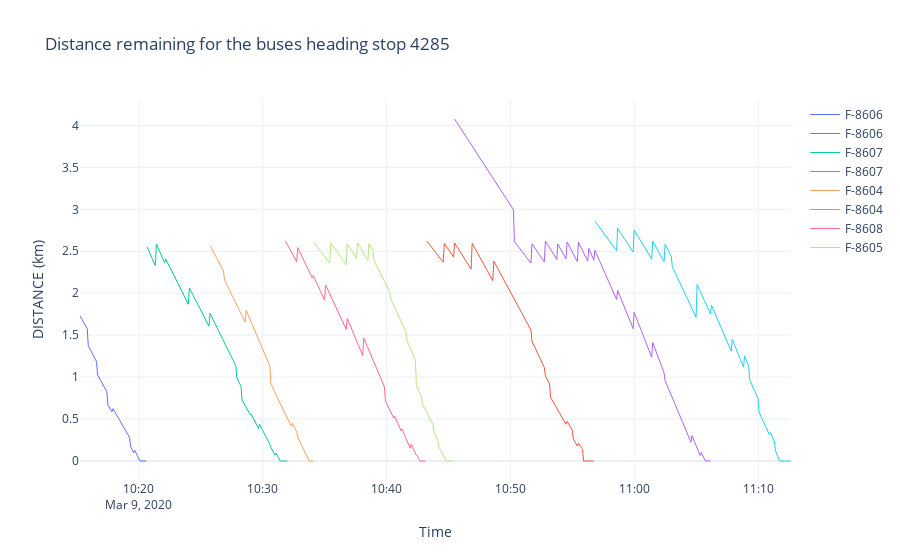

Notebook code cell kept with this figure:
### Markdown cell above
## Arrival time of the bus
We cannot determine the real moment when the bus arrived each stop, but whe can develop an estimator for that time. Here we are going to choose that estimator and try to guess its quality

### Code cell
#ETAs Figures Building
selected_stop = 4285

fs_df = hf_buses_data.loc[hf_buses_data.stop == selected_stop]
fs_buses = fs_df['bus'].unique().tolist()

fig1 = go.Figure() #Distances of bus to stop
fig2 = go.Figure() #ETAs
fig3 = go.Figure() #Error in ETAs
for bus in fs_buses :
    fs_bus_df = fs_df.loc[fs_df['bus']==bus]
    line = fs_bus_df.iloc[0]['line']
    bus_times = fs_bus_df.datetime.tolist()
    bus_dists = [dist/1000 for dist in fs_bus_df['DistanceBus'].tolist()]
    bus_etas = [eta/60 for eta in fs_bus_df['estimateArrive'].tolist()]
    
    bus_times_splitted,bus_dists_splitted,bus_etas_splitted,bus_etas_error_splitted = [],[],[],[] 
    last_distance = bus_dists[0]
    last_index = 0
    for i in range(len(bus_dists)) :
        if (bus_dists[i] - last_distance)>1 :
            bus_times_splitted.append(bus_times[last_index:i])
            bus_dists_splitted.append(bus_dists[last_index:i])
            bus_etas_splitted.append(bus_etas[last_index:i])
            #Bus etas error
            bus_etas_error = []
            last_time = bus_times[i-1]
            if bus_etas[i-1] <= 1 : 
                for k in range(last_index,i) :
                    error = (bus_times[k] + timedelta(minutes=bus_etas[k])) - last_time
                    error_mins = error.total_seconds()/60
                    bus_etas_error.append(error_mins)
                bus_etas_error_splitted.append(bus_etas_error)
            
            last_index = i
        last_distance = bus_dists[i]
        
    # Create and style traces
    for i in range(len(bus_times_splitted)) :
        fig1.add_trace(go.Scatter(x=bus_times_splitted[i], y=bus_dists_splitted[i], name='{}-{}'.format(line,bus),
                                 line=dict(width=1)))
        fig2.add_trace(go.Scatter(x=bus_times_splitted[i], y=bus_etas_splitted[i], name='{}-{}'.format(line,bus),
                                 line=dict(width=1)))
        fig3.add_trace(go.Scatter(x=bus_times_splitted[i], y=bus_etas_error_splitted[i], name='{}-{}'.format(line,bus),
                                 line=dict(width=1)))
        
# Edit the layout
fig1.update_layout(title='Distance remaining for the buses heading stop {}'.format(selected_stop),
                   xaxis_title='Time',
                   yaxis_title='DISTANCE (km)')
# Edit the layout
fig2.update_layout(title='ETAs for the buses heading stop {}'.format(selected_stop),
                   xaxis_title='Time',
                   yaxis_title='ETA (minutes)')
# Edit the layout
fig3.update_layout(title='Error in ETAs for the buses heading stop {}. Positive or negative if it arrives later or sooner than expected, respectively'.format(selected_stop),
                   xaxis_title='Time',
                   yaxis_title='ETA ERROR (minutes)')

#Show distance remaining figure
fig1.show()
